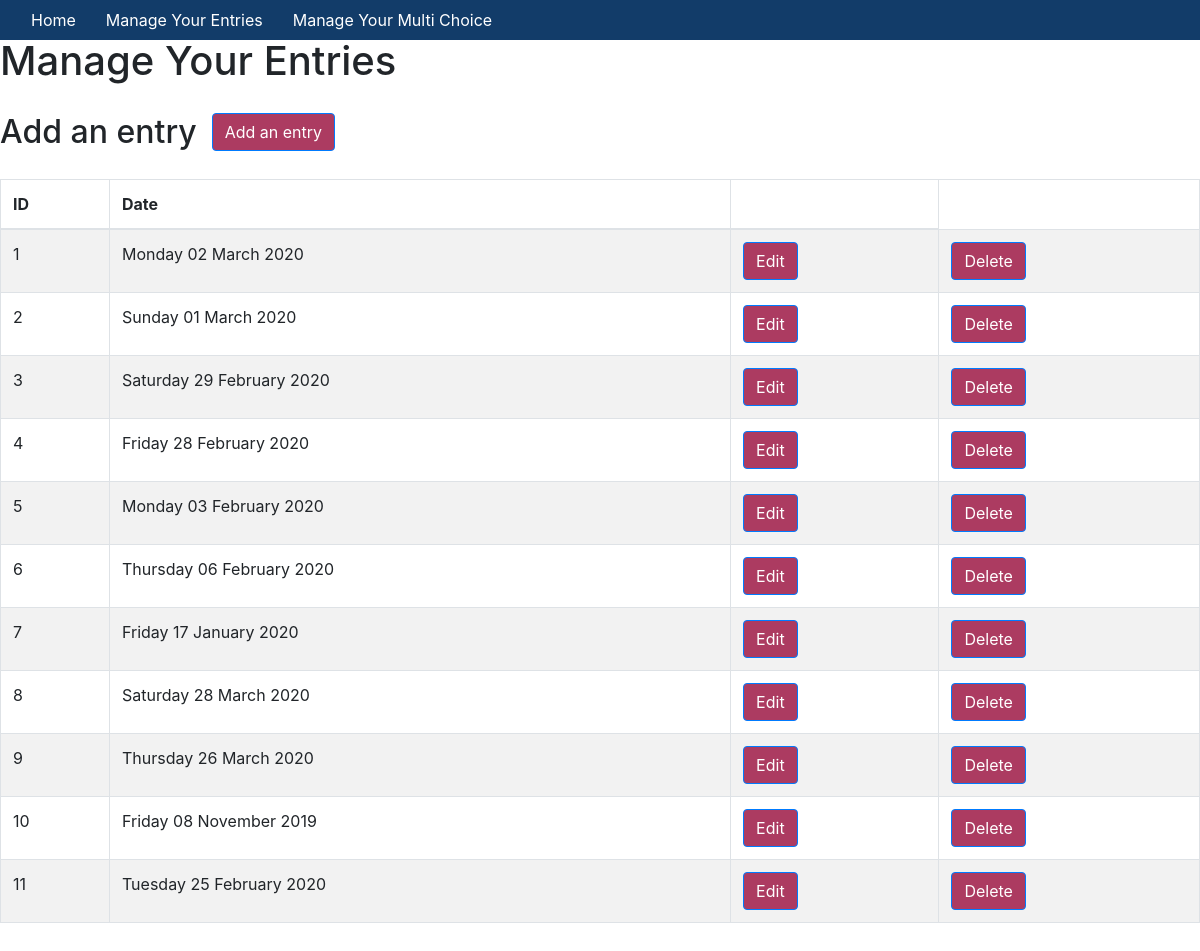
/manage, run on the app's committed database.
### app/models.py (models this page shows, shortened)
class JournalEntry(db.Model):
    id = db.Column(db.Integer, primary_key=True)
    date = db.Column(db.Date, default=datetime.datetime.now(), unique=True, index=True)
    steps = db.Column(db.Integer)
    description = db.Column(db.Text())
    yoga = db.Column(db.Boolean, default=False)
    running = db.Column(db.Boolean, default=False)
    strength_training = db.Column(db.Boolean, default=False)
    tai_chi = db.Column(db.Boolean, default=False)
    user_id = db.Column(db.Integer, db.ForeignKey('user.id'))
    def show_pretty_date(self):
        entry_date = self.date.strftime("%A %d %B %Y")
        return entry_date

### app/routes.py (the view)
@app.route('/manage')
def manage_entries():
    entries = JournalEntry.query.all()
    return render_template('manage.html', title="Manage Your Entries", entries=entries)

### app/templates/manage.html (shortened to what this page needs)
{% extends "base.html" %} {% block content %}
<div class='container-fluid'>
    <div class="row">
        <h1>{{title}}</h1>
    </div>
    <div class="row">
        <h2>Add an entry</h2>
        <div class="col-sm-3 add-form">
            <button type="button" class="btn btn-primary" data-toggle="modal" data-target="#myAddModal">Add an entry
            </button>
            </div>
        </div>
    </div>
    <div class="row">
        <table class="table table-striped table-bordered">
            <thead>
                <th>ID</th>
                <th>Date</th>
                <th></th>
            </thead>
            <tbody>
                {% for entry in entries%}
                <tr>
                    <td>{{entry.id}}</td>
                    <td>{{entry.show_pretty_date()}}</td>
                    <td>
                        <button type="button" class="btn btn-primary" data-toggle="modal" data-target="#myEditModal{{entry.id}}">Edit
                    </button>
                        </div>
                    </td>
                    <td>
                        <button type="button" class="btn btn-primary" data-toggle="modal" data-target="#myDeleteModal{{entry.id}}">Delete
    </button>
                    </td>
                </tr>
                {% endfor %}
{% endblock %}å

### app/templates/base.html (shortened to what this page needs)
<!DOCTYPE html>
<html lang="en">
<head>
    <link rel="stylesheet" href="../static/css/styles.css">
    <link rel="stylesheet" href="https://stackpath.bootstrapcdn.com/bootstrap/4.4.1/css/bootstrap.min.css">
    <link href="https://gitcdn.github.io/bootstrap-toggle/2.2.2/css/bootstrap-toggle.min.css" rel="stylesheet">
</head>
<body>
    <div class="header">
        <nav class="navbar fixed-top navbar-expand-sm">
            <div class="collapse navbar-collapse" id="navbarMenu">
                <ul class="navbar-nav">
                    <li><a href="/">Home</a></li>
                    <li><a href="/manage">Manage Your Entries</a></li>
                    <li><a href="/multi">Manage Your Multi Choice</a></li>
                </ul>
            </div>
        </nav>
    </div>
    <hr> {% block content %}{% endblock %}
</body>
</html>

### app/static/css/styles.css (style rules this page uses)
.row { margin: 20px; }
nav { background-color: #123C69; }
nav a { color: white; padding: 15px }
.navbar-nav { list-style-type: none; }
button { margin: 10px; background-color: #AC3B61 }
.btn.btn-primary { background-color: #AC3B61 }

### data on the page
JournalEntry: id "1", show_pretty_date "Monday 02 March 2020"
JournalEntry: id "2", show_pretty_date "Sunday 01 March 2020"
JournalEntry: id "3", show_pretty_date "Saturday 29 February 2020"
JournalEntry: id "4", show_pretty_date "Friday 28 February 2020"
JournalEntry: id "5", show_pretty_date "Monday 03 February 2020"
JournalEntry: id "6", show_pretty_date "Thursday 06 February 2020"
JournalEntry: id "7", show_pretty_date "Friday 17 January 2020"
JournalEntry: id "8", show_pretty_date "Saturday 28 March 2020"
JournalEntry: id "9", show_pretty_date "Thursday 26 March 2020"
JournalEntry: id "10", show_pretty_date "Friday 08 November 2019"
JournalEntry: id "11", show_pretty_date "Tuesday 25 February 2020"

### other printed values
{{ title }} "Manage Your Entries"
